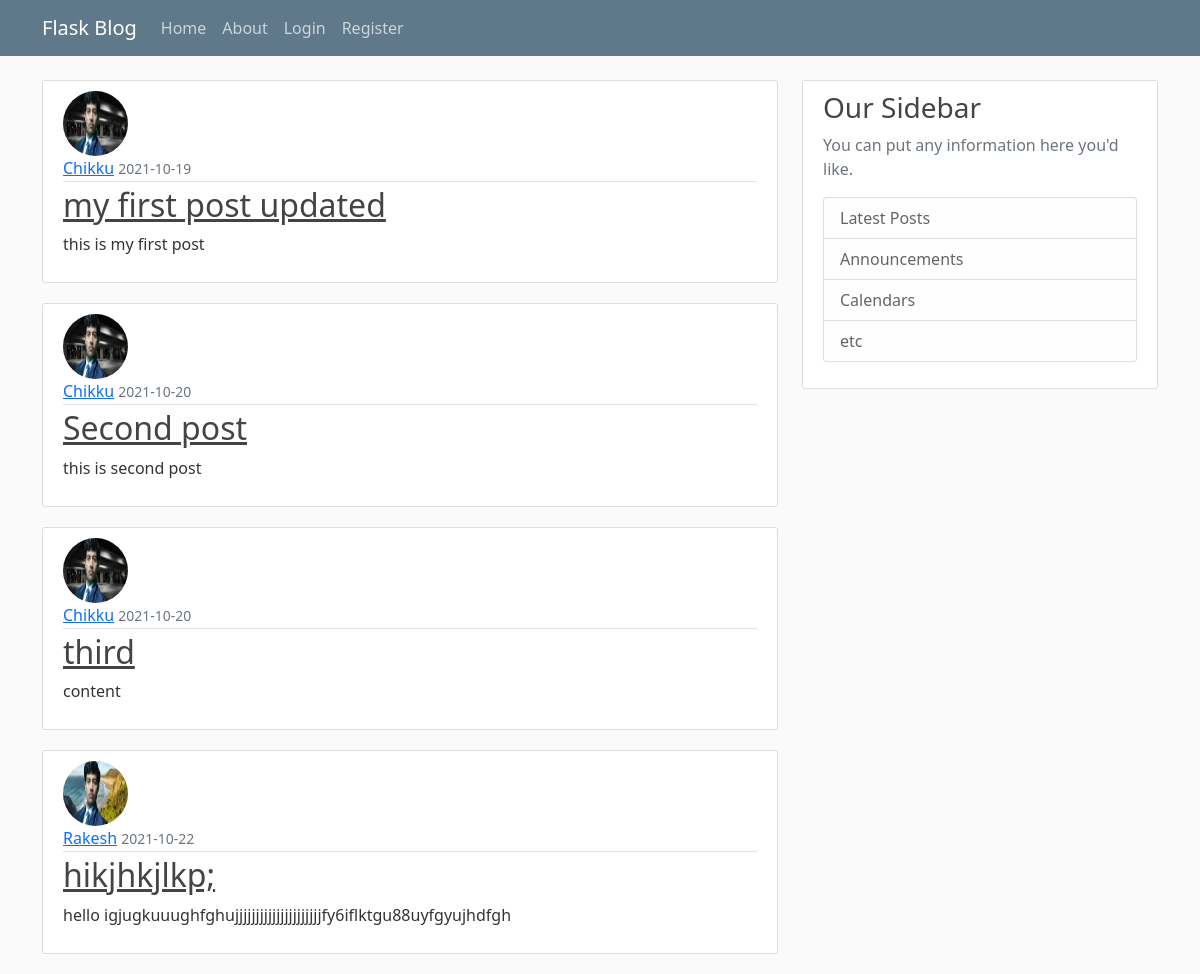
Page /home on the earlier database version.
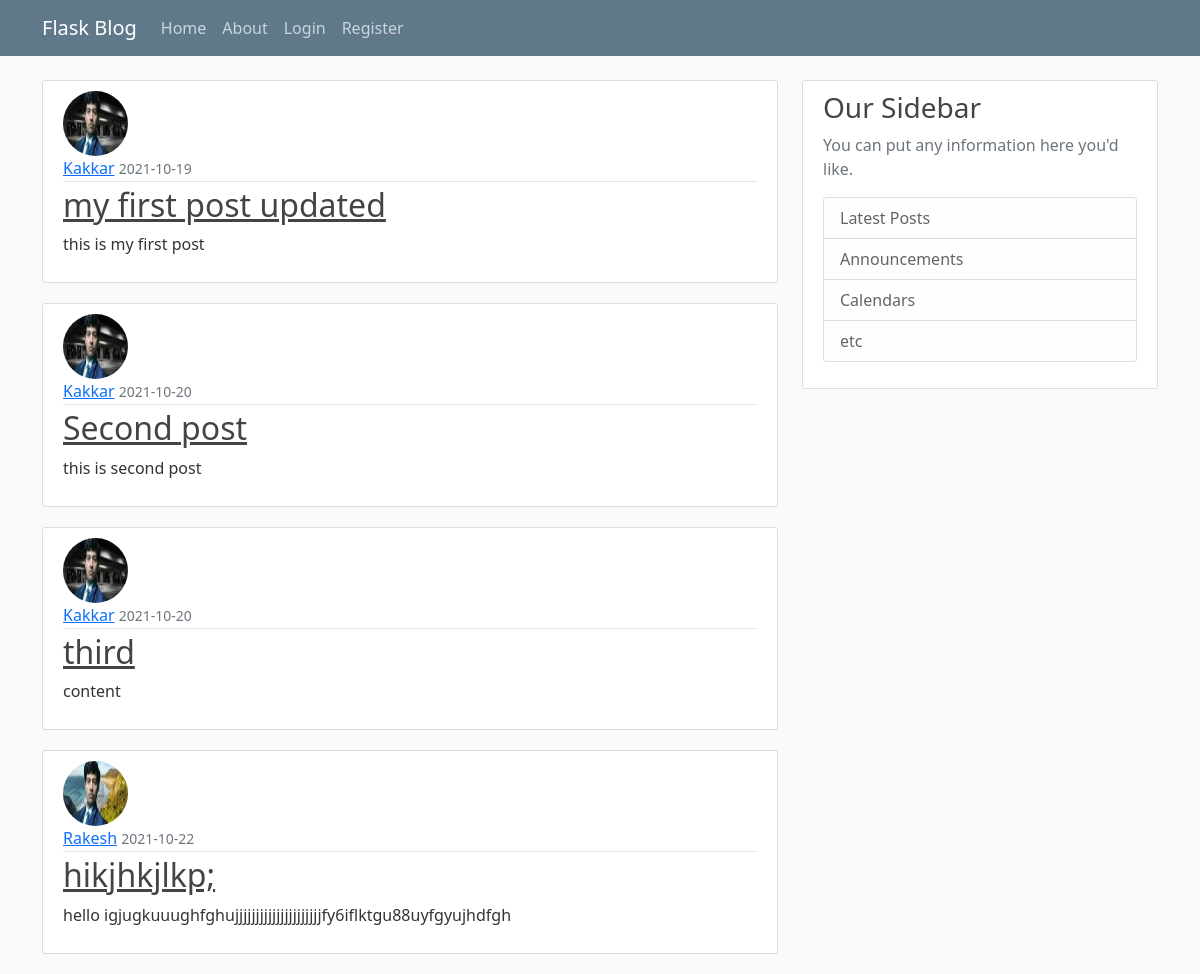
Same page on the later database version.
### flaskblog/models.py (models this page shows, shortened)
class Post(db.Model):
    id = db.Column(db.Integer, primary_key=True)
    title = db.Column(db.String(100), nullable=False)
    date_posted = db.Column(db.DateTime, nullable=False, default=datetime.utcnow)
    content = db.Column(db.Text, nullable=False)
    user_id = db.Column(db.Integer, db.ForeignKey('user.id'), nullable=False)

class  User(db.Model,UserMixin):
  id=db.Column(db.Integer,primary_key=True)
  username=db.Column(db.String(20),unique=True,nullable=False)
  email=db.Column(db.String(120),unique=True,nullable=False)
  image_file=db.Column(db.String(20),nullable=False ,default='default.jpg')
  password=db.Column(db.String(60),nullable=False)
  posts=db.relationship('Post', backref='author',lazy=True)

### flaskblog/routes.py (the view)
@app.route("/")
@app.route('/home')
def home():
  posts = Post.query.all()
  return render_template('home.html',posts=posts)

### flaskblog/templates/home.html
{% extends "layout.html" %}
{% block content %}
    {% for post in posts %}
        <article class="media content-section">
          <img class="rounded-circle article-img" src="{{ url_for('static', filename='profile_pics/' + post.author.image_file) }}">
          <div class="media-body">
            <div class="article-metadata">
              <a class="mr-2" href="#">{{ post.author.username }}</a>
              <small class="text-muted">{{ post.date_posted.strftime('%Y-%m-%d') }}</small>
            </div>
            <h2><a class="article-title" href="{{ url_for('post', post_id=post.id) }}">{{ post.title }}</a></h2>
            <p class="article-content">{{ post.content }}</p>
          </div>
        </article>
    {% endfor %}
{% endblock content %}

Differences in the rows shown:
changed through a linked row, Post "my first post updated": author.username "Chikku" → "Kakkar"
changed through a linked row, Post "Second post": author.username "Chikku" → "Kakkar"
changed through a linked row, Post "third": author.username "Chikku" → "Kakkar"
